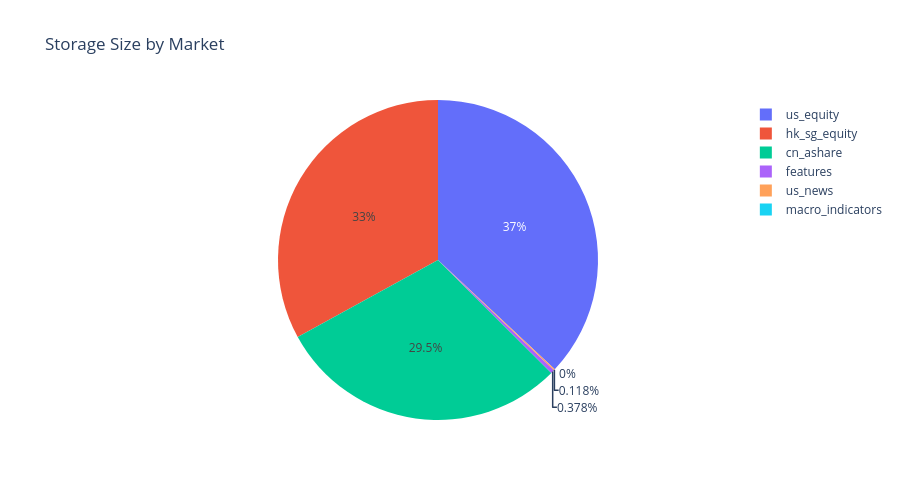

Write notebook code for a chart like this one.
### Markdown cell above
## 8. Storage Size Breakdown

Check how much disk space each market uses.

### Code cell
import os

size_data = []
for market_dir in LAKE_DIR.iterdir():
    if market_dir.is_dir():
        total_size = sum(f.stat().st_size for f in market_dir.rglob("*") if f.is_file())
        num_files = sum(1 for f in market_dir.rglob("*") if f.is_file())
        if total_size > 0:
            size_data.append({
                "Market": market_dir.name,
                "Size (MB)": round(total_size / 1024 / 1024, 2),
                "Files": num_files,
            })

if size_data:
    size_df = pd.DataFrame(size_data).sort_values("Size (MB)", ascending=False)
    print(size_df.to_string(index=False))

    fig = px.pie(size_df, values="Size (MB)", names="Market", title="Storage Size by Market")
    fig.update_layout(height=500)
    fig.show()
else:
    print("No data in lake directory — run ingestion first")

### Figure 1 — Plotly figure (JSON) as saved in the notebook; plotly's stock layout.template omitted (floating-point values rounded to 4 significant figures)
{"data": [{"domain": {"x": [0.0, 1.0], "y": [0.0, 1.0]}, "hovertemplate": "Market=%{label}<br>Size (MB)=%{value}<extra></extra>", "labels": ["us_equity", "hk_sg_equity", "cn_ashare", "features", "us_news", "macro_indicators"], "legendgroup": "", "name": "", "showlegend": true, "type": "pie", "values": [59.61, 53.18, 47.63, 0.61, 0.19, 0.0]}], "layout": {"height": 500, "legend": {"tracegroupgap": 0}, "title": {"text": "Storage Size by Market"}}}
